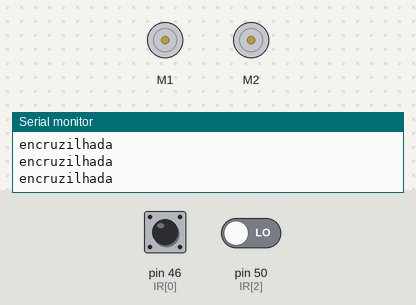
The sketch below on a simulated Arduino Mega 2560, built with avr-gcc and run on an emulated ATmega2560. Shown: 2 × DC motor (green arrow = forward, orange = backward, longer = faster), the last lines printed to the serial monitor. Inputs (shaded band) come from the test bench; at power-on: pin 50 (IR[2]) LOW, pin 46 (IR[0]) LOW.

Above: at 1.2 s.
1.3 s: pin 50 (IR[2]) driven HIGH
At 2.4 s:
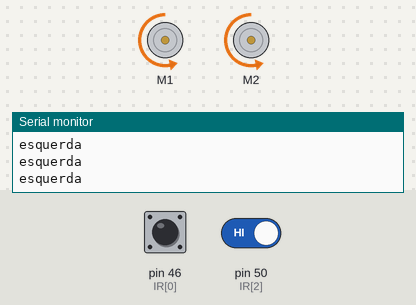
2.8 s: pin 46 (IR[0]) pulsed HIGH 5 times (0.12 s each, 0.3 s apart)
At 3.07 s:
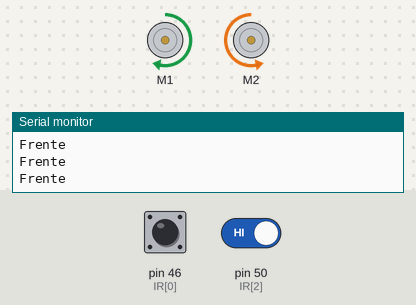
Timing chart, 0 to 5.8 s (numbered marks = the images above; inputs shaded):
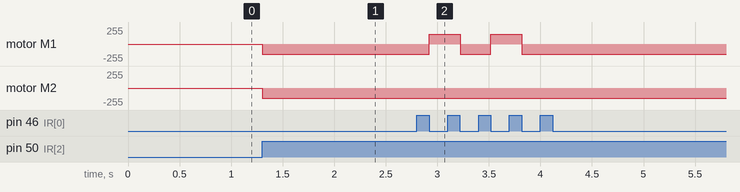

The sketch:

verde.ino
```cpp
/*

//LDR (verde)
int ldrPinEsq = 0;
int ldrPinDir = 0;

//valor do verde
int verdeVal = 500;


int ldrEsq = 0; //Valor lido do LDR
int ldrDir = 0; //Valor lido do LDR

  //Verde
  pinMode(ldrPinEsq,OUTPUT);
  pinMode(ldrPinDir,OUTPUT);


void Verde() {
 ///ler o valor do LDR
 ldrEsq = analogRead(ldrPinEsq);
 ldrDir = analogRead(ldrPinDir); //O valor lido será entre 0 e 1023

  // beco sem saida (dois verdes ativados)
  if ((ldrEsq > verdeVal) && (ldrDir > verdeVal)) {
    do {// gira enquanto ele ta pegando o verde
       moverEsquerda(velocidade);
       delay(10);
    } while ((ldrEsq > verdeVal) && (ldrDir < verdeVal));
  }

  //notação verde na esquerda
  else if ((ldrEsq > verdeVal) && (ldrDir < verdeVal)) {
    do {// gira enquanto ele ta pegando o verde
       moverEsquerda(velocidade);
       delay(10);
    } while (ldrEsq < verdeVal);
  }

   //notação verde na direita
  else if ( (ldrEsq < verdeVal) && (ldrDir > verdeVal)) {
        do {// gira enquanto ele ta pegando o verde
       moverEsquerda(velocidade);
       delay(10);
    } while (ldrDir < verdeVal);
  }


}
*/
```

main.ino
```cpp
//Arquivo principal que chama funções e adiciona biblioteca
#include <AFMotor.h>//biblioteca de motores

//motores
AF_DCMotor motor3(1); //Seleção do Motor 1
AF_DCMotor motor4(2); //Seleção do Motor 2
//VELOCIDADE
int V = 150;

//segue linha
int IR[] = {46, 46, 50};

/*Posições vetor:
  [0] = esquerda
  [1] = centro
  [2] = direita
  [3] = direita 90
  [4] = esquerda 90
*/
// int K = 0.8; //alta correção
// int k = 0.5; //baixa correção

//LED CENTRO
const int Centro = A12;

void setup(){
//DECLARANDO O SENSOR IR COMO INPUT
    for (int i = 0; i <= 4; i++) {
   pinMode(IR[i], INPUT);
   }

  //Setup Serial Monitor
  Serial.begin(9600);
  digitalWrite(Centro, HIGH);
}


void loop() {

  Seguelinha();
  //testes do motor
  //moverFrente(255);
  //moverTras(255);
  //moverDireita(255);
  //moverEsquerda(255);
  //parar(0);
}
```

motor.ino
```cpp
// funções de movimentação do robô que recebem "V" que vai ser velocidade

void moverEsquerda(unsigned char V)
{
  motor3.setSpeed(V);
  motor3.run(BACKWARD);
  motor4.setSpeed(V);
  motor4.run(BACKWARD);
}

void moverDireita(unsigned char V)
{
  motor3.setSpeed(V);
  motor3.run(FORWARD);
  motor4.setSpeed(V);
  motor4.run(FORWARD);
}

void moverFrente(unsigned char V)
{
  motor3.setSpeed(V);
  motor3.run(FORWARD);
  motor4.setSpeed(V);
  motor4.run(BACKWARD);
}


void moverTras(unsigned char V)
{
  motor3.setSpeed(V);
  motor3.run(BACKWARD);
  motor4.setSpeed(V);
  motor4.run(FORWARD);
}

void parar(unsigned char V)
{
  motor3.setSpeed(V);
  motor3.run(RELEASE);
  motor4.setSpeed(V);
  motor4.run(RELEASE);
}
```

seguelinha.ino
```cpp
/*Posições vetor:
  [0] = esquerda
  [1] = centro
  [2] = direita
  [3] = direita 90
  [4] = esquerda 90
*/

//LEMBRETE QUE 0-LUZ LIGADA E 1-DESLIGADA
void Seguelinha(){
      // Robô alinhado (branco, preto, branco)
      if((digitalRead(IR[0]) == 1) && (digitalRead(IR[1]) == 0) && (digitalRead(IR[2]) == 1)){
        while (digitalRead(IR[1]) == 0){
          Serial.println("Frente");
          moverFrente(V);
          delay(20);
        }
      }

      // Sensor esquerda pegou preto (preto, preto, branco)
      if ((digitalRead(IR[0]) == 0) && (digitalRead(IR[1]) == 0) && (digitalRead(IR[2]) == 1)) {
        //Enquanto seu valor estiver ligado, ele gira para a esquerda
        while (digitalRead(IR[0]) == 0) {
          Serial.println("esquerda");
          moverDireita(V + 50);
          moverEsquerda(V);
          delay(30);
        }
      }

      // Sensor direita pegou preto (branco, preto, preto)
      if ((digitalRead(IR[0]) == 1) && (digitalRead(IR[1]) == 0) && (digitalRead(IR[2]) == 0)) {
        //Enquanto seu valor estiver ligado, ele gira para a direita
        while (digitalRead(IR[2]) == 0) {
          Serial.println("direita");
          moverEsquerda(V + 50);
          moverDireita(V);
          delay(30);
        }
      }

      // Sensor direita e esquerda pegou preto (preto, preto, preto) encruzilhada
      if ((digitalRead(IR[0]) == 0) && (digitalRead(IR[1]) == 0) && (digitalRead(IR[2]) == 0)) {
        //Quando capitar encruzilhada parar (TESTE)
        Serial.println("encruzilhada");
        parar(V);
        delay(30);
      }

}
```

Measured:
- after the input at 1.3 s, motor M1, motor M2: stopped → backward 150/255 at once
- after the input at 2.8 s, motor M1: alternates forward 150/255 for 0.30 s and backward 150/255 for 0.30 s, 4 changes in all, then stays backward 150/255, starting after 0.12 s
